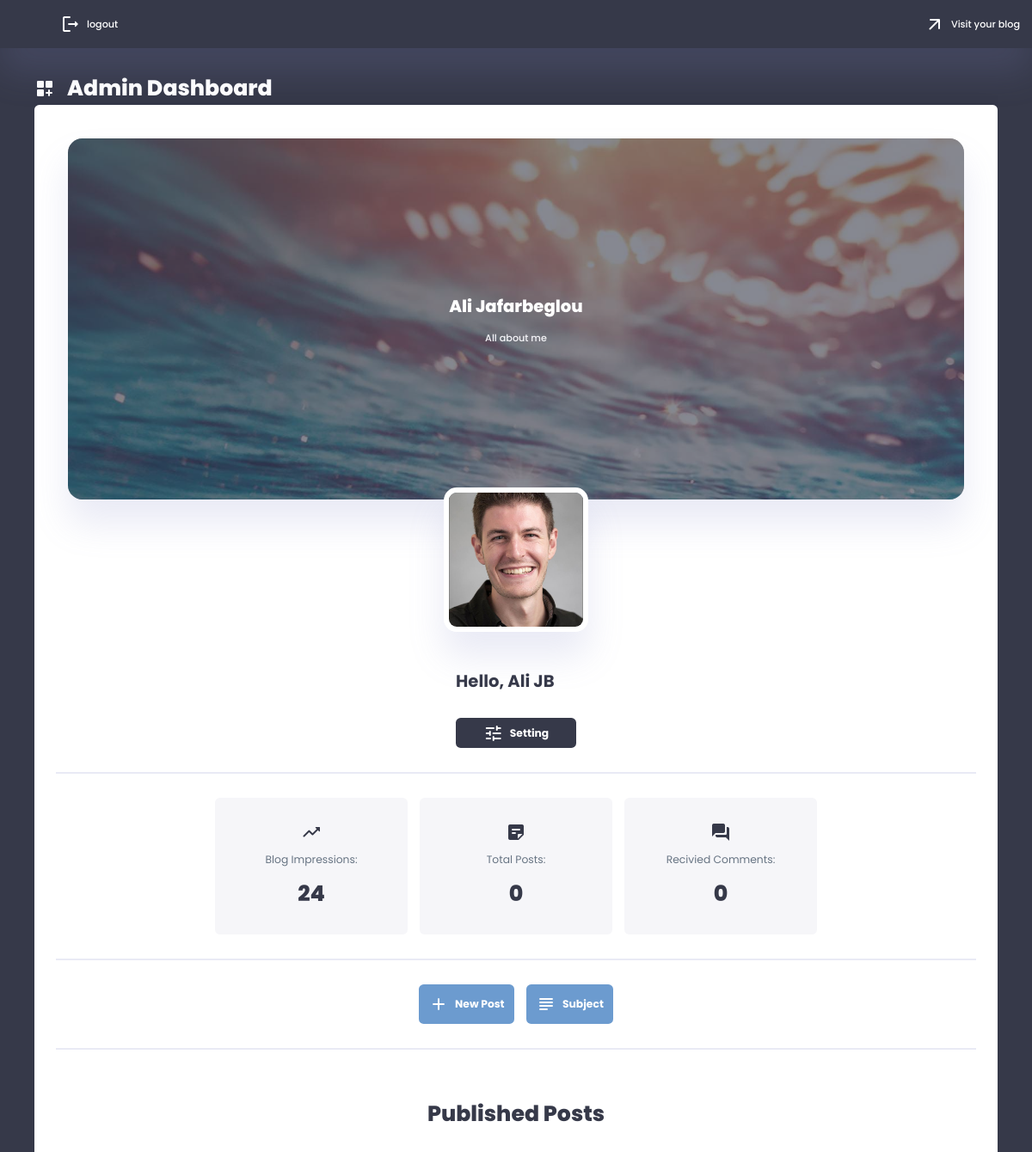
Before: /auth/admin_dashboard (signed in) with the older database file.
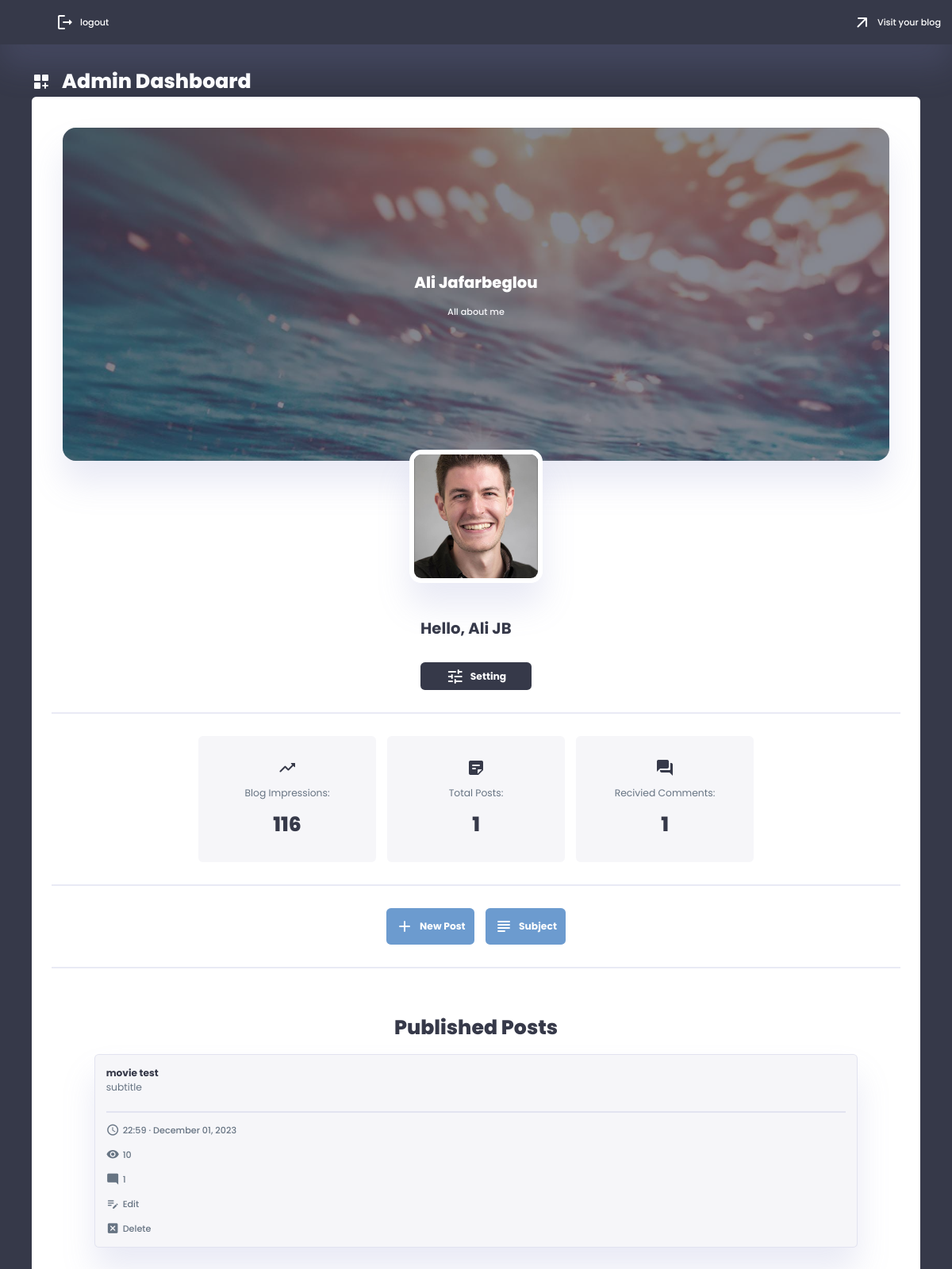
After: the same page with the newer database file.
### app/models/blog.py (models this page shows, shortened)
class Blog(db.Model, UserMixin):
    __tablename__ = 'blog'
    id = db.Column(db.Integer, primary_key=True)
    email = db.Column(db.String(120), unique=True, nullable=False)
    password = db.Column(db.String(80), nullable=False)
    subdomain = db.Column(db.String(100), unique=True, nullable=False)
    blog_title = db.Column(db.String(40), nullable=True)
    blog_subtitle = db.Column(db.String(100), nullable=True)
    blog_about = db.Column(db.Text, nullable=True)
    author = db.Column(db.String(100), nullable=True)
    author_bio = db.Column(db.Text, nullable=True)
    profile_pic = db.Column(db.String(20), nullable=True)
    header_pic = db.Column(db.String(20), nullable=True)
    url = db.Column(db.String(60), nullable=True)
    created_at = db.Column(db.DateTime, nullable=False, default=datetime.utcnow)
    impressions = db.Column(db.Integer, default=0)
    is_block = db.Column(db.Boolean, default=False)
    posts = relationship('Post', back_populates='blog')
    comments = db.relationship('Comment', back_populates='blog')

### app/models/post.py (models this page shows)
class Post(db.Model):
    __tablename__ = 'post'
    id = db.Column(db.Integer, primary_key=True)
    blog_id = db.Column(db.Integer, db.ForeignKey('blog.id'), nullable=False)
    title = db.Column(db.String(100), nullable=False)
    subtitle = db.Column(db.String(150), nullable=True)
    body = db.Column(db.Text, nullable=False)
    post_pic = db.Column(db.String(20), nullable=True)
    views = db.Column(db.Integer, default=0)
    created_at = db.Column(db.DateTime, nullable=False, default=datetime.utcnow)
    blog = relationship('Blog', back_populates='posts')
    subjects = db.relationship('Subject', secondary='post_subject_association', back_populates='posts')
    comments = db.relationship('Comment', back_populates='post', cascade="all, delete-orphan")

### app/routes/auth_routes.py (the view)
@auth_routes.route('/admin_dashboard')
@login_required
def admin_dashboard():
    posts = Post.query.order_by(Post.created_at.desc()).all()
    return render_template('auth/admin_dashboard.html', current_user=current_user, posts=posts)

### app/__init__.py (called while the page is built)
@login_manager.user_loader
def load_user(blog_id):
    return Blog.query.get(int(blog_id))

### app/routes/auth_routes.py (called while the page is built)
@auth_routes.before_request
def before_request():
    g.csrf_token = generate_csrf()  # from flask import g

### app/templates/auth/admin_dashboard.html
{% extends 'admin_base.html' %}
{% block admin %}
<a class="dashboard_title" href="#">
    <span class="material-icons-round">dashboard_customize</span>
    <h1>Admin Dashboard</h1>
</a>
<div class="admin_panel">
    <div class="admin_info">
        <div class="admin_header">
            {% if current_user.header_pic %}
                <img src="{{url_for('static', filename='images/header_pictures/' + current_user.header_pic)}}">
            {% endif %}
            <div class="admin_title">
                <h1>{{current_user.blog_title}}</h1>
                <h3>{{current_user.blog_subtitle}}</h3>
            </div>
        </div>
        <div class="admin_img">
            {% if current_user.profile_pic %}
            <img src="{{url_for('static', filename='images/profile_pictures/' + current_user.profile_pic)}}">
            {% else %}
            <img src="{{url_for('static', filename='images/main/blank-profile-pic.png')}}">
            {% endif %}
        </div>
        <div class="admin_bio">
            <h3>Hello, {{current_user.author}}</h3>
            <a href="{{ url_for('auth.setting') }}"><span class="material-icons-round">tune</span>Setting</a>
        </div>
    </div>
    <hr class="hr-100">
    <div class="analysis">
        <div>
            <span class="material-icons-round">trending_up</span>
            <p>Blog Impressions:</p>
            <h1>{{current_user.impressions}}</h1>
        </div>
        <div>
            <span class="material-icons-round">sticky_note_2</span>
            <p>Total Posts:</p>
            <h1>{{current_user.posts | length}}</h1>
        </div>
        <div>
            <span class="material-icons-round">question_answer</span>
            <p>Recivied Comments:</p>
            <h1>{{current_user.comments | length}}</h1>
        </div>
    </div>
    <hr class="hr-100">
    <div class="new_post_btn">
        <a href="{{ url_for('auth.create_post') }}"><span class="material-icons-round">add</span>New Post</a>
        <a href="{{url_for('auth.create_subject')}}"><span class="material-icons-round">subject</span>Subject</a>
    </div>
    <hr class="hr-100">
    <div class="pre_posts">
        <h1>Published Posts</h1>
        {% if posts %}
        {% for post in posts %}
        <div class="pre_tab">
            <div class="title">
                <a href="{{url_for('blog.view_post', user_subdomain=current_user.subdomain, post_id=post.id)}}" target="_blank">
                    <h3>{{post.title}}</h3>
                    <p>{{post.subtitle}}</p>
                </a>
            </div>
            <hr class="line">
            <div class="btn_sec">
                <h3><span class="material-icons-round">schedule</span>{{post.created_at.strftime('%H:%M · %B %d, %Y')}}</h3>
                <h3><span class="material-icons-round">visibility</span>{{post.views}}</h3>
                <a href="{{ url_for('auth.post_comments', post_id=post.id) }}">
                    <span class="material-icons-round">mode_comment</span>
                    <h3>{{ post.comments|length }}</h3>
                </a>
                <a href="{{ url_for('auth.edit_post', post_id=post.id) }}">
                    <span class="material-icons-round">edit_note</span>
                    <h3>Edit</h3>
                </a>
                <a href="#" class="delete-post" data-post-id="{{ post.id }}">
                    <span class="material-icons-round">disabled_by_default</span>
                    <h3>Delete</h3>
                </a>
            </div>
        </div>
        {% endfor %}
        {% endif %}
    </div>
</div>
{% endblock %}

### app/templates/admin_base.html
{% extends 'base.html' %}
{% block content %}
<header class="admin_header">
    <div class="nexlog">
        <a href="{{ url_for('auth.logout') }}" target="_blank">
            <span class="material-icons-round">logout</span>
            <h3>logout</h3>
        </a>
    </div>
    <div class="visitBlog">
        <a href="{{url_for('blog.blog', user_subdomain=current_user.subdomain)}}" target="_blank">
            <span class="material-icons-round">arrow_outward</span>
            <h3>Visit your blog</h3>
        </a>
    </div>
</header>
<div class="admin_main">
    <div class="admin_sec">
        {% block admin %}
        {% endblock%}
    </div>
</div>
{% endblock %}

### app/templates/base.html (shortened to what this page needs)
<!DOCTYPE html>
<html lang="en">
<head>
    <link rel="stylesheet" href="{{url_for('static', filename='css/root.css')}}">
    <link rel="stylesheet" href="{{url_for('static', filename='css/styles.css')}}">
    <link rel="stylesheet" href="{{url_for('static', filename='css/main.css')}}">
    <link rel="stylesheet" href="{{url_for('static', filename='css/register.css')}}">
    <link rel="stylesheet" href="{{url_for('static', filename='css/login.css')}}">
    <link rel="stylesheet" href="{{url_for('static', filename='css/admin.css')}}">
    <link rel="stylesheet" href="{{url_for('static', filename='css/blog.css')}}">
    <link rel="stylesheet" href="{{url_for('static', filename='css/custom_input.css')}}">
</head>
<body>
    <main>
        {% block content %}
        {% endblock %}
    </main>
</body>
</html>

### app/static/css/root.css (style rules this page uses)
:root { --color-primary: #6C9BCF; --color-danger: #FF0060; --color-success: #1B9C85; --color-warning: #F7D060; --color-white: #fff; --color-info-dark: #7d8da1; --color-dark: #363949; --color-light: rgba(132, 139, 200, 0.18); --color-dark-variant: #677483; --color-background: #f6f6f9; --card-border-radius: 2rem; --border-radius-1: 0.4rem; --border-radius-2: 1.2rem; --card-padding: 1.8rem; --padding-1: 1.2rem; --box-shadow: 0 2rem 3rem var(--color-light); --box-shadow-dark: 0 2rem 3rem rgba(23, 26, 13, 0.3); --inner-shadow: inset 0.1rem 0.1rem 0.5rem var(--color-light); --transition-1: all 0.3s ease; --clr-wheat: #E9D985; --clr-mint: #BCD8C1; --clr-tqz: #439A86; --clr-dark-tqz: #007991; --clr-navy: #222E50; --clr-purple: #8a2be2; --clr-blue: #73C2FB; --clr-black: #000; }
* { margin: 0; padding: 0; outline: 0; appearance: 0; border: 0; text-decoration: none; box-sizing: border-box; }
html { font-size: 14px; }
body { width: 100vw; height: 100vh; font-family: 'Poppins', sans-serif; font-size: 0.88rem; user-select: none; overflow-x: hidden; color: var(--color-dark); background-color: var(--color-background); }
a { color: var(--color-dark); }
img { display: block; width: 100%; object-fit: cover; }
h1 { font-weight: 800; font-size: 1.8rem; }
h3 { font-weight: 500; font-size: 0.87rem; }
p { color: var(--color-dark-variant); }

### app/static/css/styles.css (style rules this page uses)
header { display: flex; flex-direction: row; align-items: center; text-align: center; z-index: 1; padding-left: 4rem; width: 100vw; height: 4rem; top: 0; color: var(--color-dark); background-color: var(--color-white); box-shadow: var(--boxshadow); }

Changed rows visible on the page:
changed Blog "Ali Jafarbeglou": impressions "24" → "116"
added Post: title "movie test", subtitle "subtitle", created_at "22:59 · December 01, 2023", views "10", comments|length "1"
Other visible differences:
{{ current_user.posts | length }}: "0" → "1"
{{ current_user.comments | length }}: "0" → "1"
